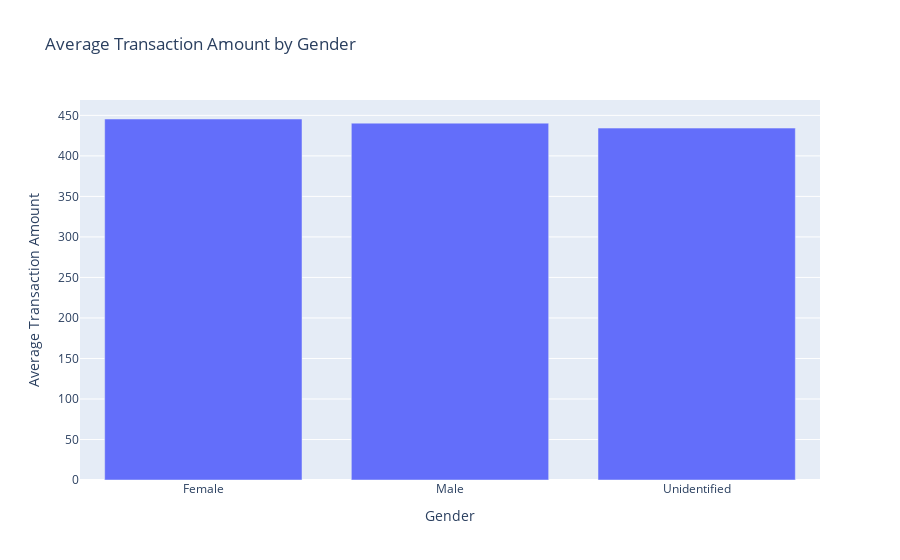

The notebook cell this image was saved under:
### Markdown cell above
However, when comparing the average transaction amount, there are almost no different between male and female

### Code cell
# Group the data by 'Gender' and calculate the mean of transaction amounts
mean_gender_groups = df.groupby('Gender')['TransactionAmount'].mean().round(2)

# Create a bar chart using Plotly Express
fig = px.bar(mean_gender_groups, x=mean_gender_groups.index, y='TransactionAmount', title='Average Transaction Amount by Gender')
fig.update_xaxes(title_text='Gender')
fig.update_yaxes(title_text='Average Transaction Amount')

# Show the interactive chart
fig.show()

### Figure 1 — Plotly figure (JSON) as saved in the notebook; plotly's stock layout.template omitted (floating-point values rounded to 4 significant figures)
{"data": [{"alignmentgroup": "True", "hovertemplate": "Gender=%{x}<br>TransactionAmount=%{y}<extra></extra>", "legendgroup": "", "marker": {"color": "#636efa", "pattern": {"shape": ""}}, "name": "", "offsetgroup": "", "orientation": "v", "showlegend": false, "textposition": "auto", "type": "bar", "x": ["Female", "Male", "Unidentified"], "xaxis": "x", "y": [445.5, 440.4, 434.3], "yaxis": "y"}], "layout": {"barmode": "relative", "legend": {"tracegroupgap": 0}, "title": {"text": "Average Transaction Amount by Gender"}, "xaxis": {"anchor": "y", "domain": [0, 1], "title": {"text": "Gender"}}, "yaxis": {"anchor": "x", "domain": [0, 1], "title": {"text": "Average Transaction Amount"}}}}
